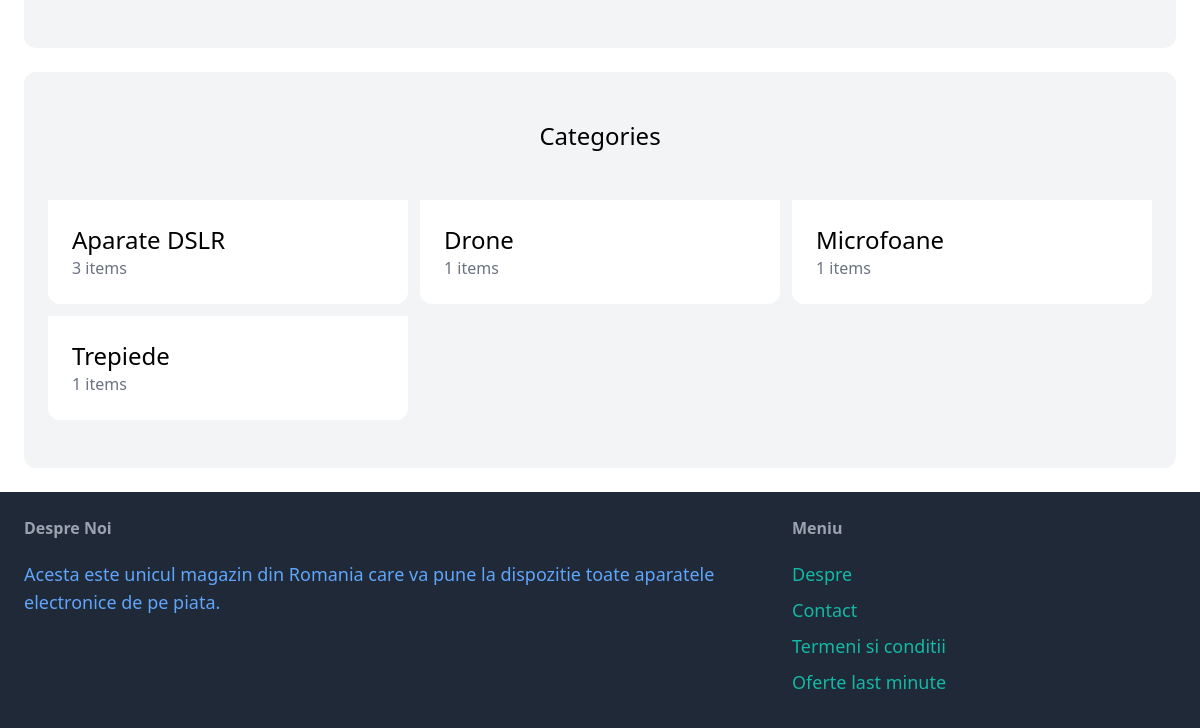
The app's page / (lower part), older data.
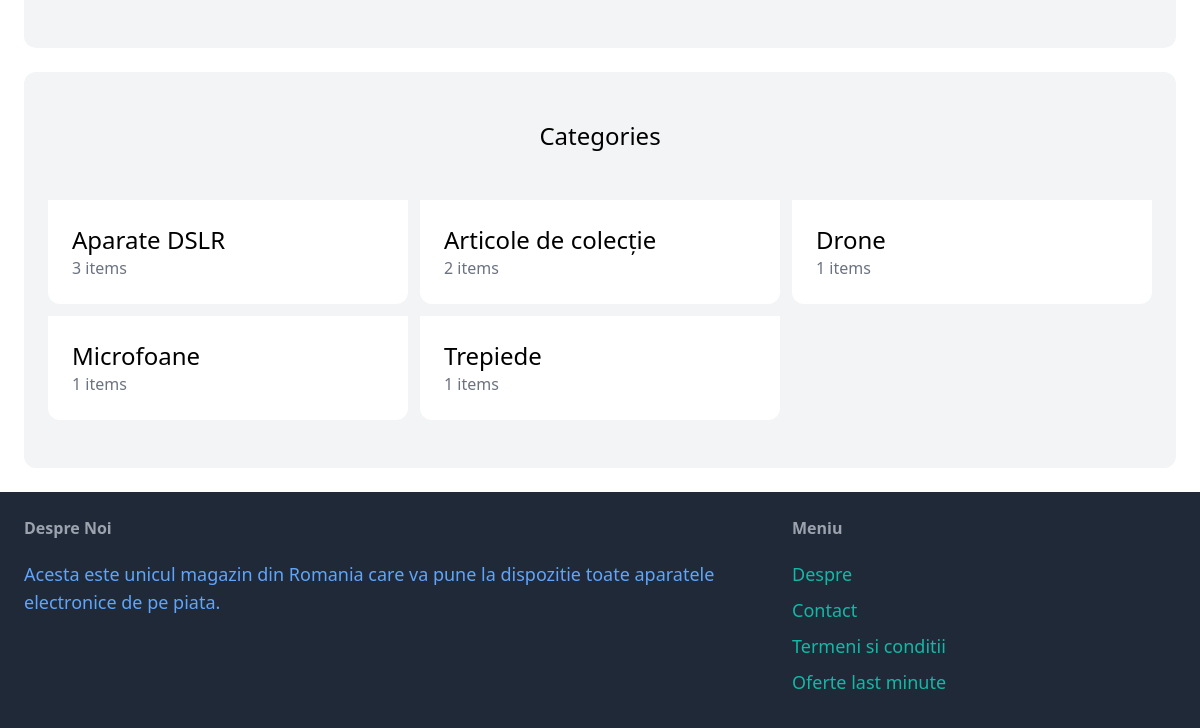
The same page, newer data.
### item/models.py (models this page shows, shortened)
class Category (models.Model):
    name = models.CharField(max_length=255)
    class Meta:
        ordering = ('name',)
        verbose_name_plural = 'Categories'

### core/views.py (the view)
# urls.py: path('', views.index, name='index'),
def index(request):
    items = Item.objects.filter(is_sold=False)[0:6]
    categories = Category.objects.all()
    return render(request, 'core/index.html', {
        'categories': categories,
        'items': items,
    })

### core/templates/core/index.html (shortened to what this page needs)
{% extends 'core/base.html' %}
{% block content %}
    <div class="mt-6 px-6 py-12 bg-gray-100 rounded-xl">
    </div>
    <div class="mt-6 px-6 py-12 bg-gray-100 rounded-xl">
        <h2 class="mb-12 text-2xl text-center">Categories</h2>
        <div class="grid grid-cols-3 gap-3">
            {% for category in categories %}
                <div>
                    <a href="#">
                        <div class="p-6 bg-white rounded-b-xl">
                            <h2 class="text-2xl">{{ category.name }}</h2>
                            <p class="text-gray-500">{{ category.items.count }} items</p>
                        </div>
                    </a>
                </div>
            {% endfor %}
        </div>
    </div>
{% endblock %}

Row changes from the older to the newer data that the page shows:
added Category: name "Articole de colecție", items.count "2"
